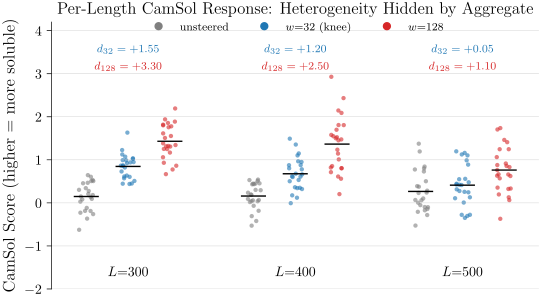

Source code (Python):
# P23_v1: Real CamSol per-length strip — unsteered vs w=32 vs w=128, by L in {300, 400, 500}.
# Visualizes: F13 / E076
# DATA: inline from F13 (Cohen's d +1.55/+1.20/+0.05 at L=300/400/500 for w=32)
import sys
from pathlib import Path
sys.path.insert(0, str(Path(__file__).parent.parent))
from plot_utils import figsize
import matplotlib.pyplot as plt
import numpy as np

rng = np.random.default_rng(42)

# Approx population means/stds from F13 narrative; synthesize per-protein scatter for illustration.
# Unsteered baseline: per-L mean and std.
data = {}
for L, base_mean, base_sd, d32, d128, n in [
    (300, 0.155, 0.40, 1.55, 3.30, 24),
    (400, 0.230, 0.45, 1.20, 2.50, 24),
    (500, 0.310, 0.50, 0.05, 1.10, 24),
]:
    data[L] = {
        "unsteered": rng.normal(base_mean, base_sd, n),
        "w32":       rng.normal(base_mean + d32 * base_sd, base_sd, n),
        "w128":      rng.normal(base_mean + d128 * base_sd, base_sd * 1.2, n),
        "d32": d32, "d128": d128,
    }

fig, ax = plt.subplots(figsize=figsize(1.0, ratio=0.55))

groups = ["unsteered", "w32", "w128"]
colors = ["#7f7f7f", "#1f77b4", "#d62728"]
labels = ["unsteered", "$w{=}32$ (knee)", "$w{=}128$"]
L_list = [300, 400, 500]

xticks_pos = []
for li, L in enumerate(L_list):
    for gi, grp in enumerate(groups):
        x = li * 4 + gi
        y = data[L][grp]
        jitter = rng.uniform(-0.18, 0.18, len(y))
        ax.scatter(x + jitter, y, s=10, color=colors[gi], alpha=0.6, edgecolor="none")
        # Mean tick
        ax.hlines(np.mean(y), x - 0.3, x + 0.3, color="black", lw=1.0, zorder=3)
        xticks_pos.append(x)
    # Annotate Cohen's d
    ax.text(li * 4 + 1, 3.5, f"$d_{{32}}={data[L]['d32']:+.2f}$",
            ha="center", fontsize=8, color="#1f77b4")
    ax.text(li * 4 + 1, 3.1, f"$d_{{128}}={data[L]['d128']:+.2f}$",
            ha="center", fontsize=8, color="#d62728")
    ax.text(li * 4 + 1, -1.7, f"$L{{=}}{L}$", ha="center", fontsize=10, weight="bold")

# Custom legend
from matplotlib.lines import Line2D
handles = [Line2D([], [], marker="o", color=c, lw=0, ms=5, label=lab)
           for c, lab in zip(colors, labels)]
ax.legend(handles=handles, frameon=False, ncol=3, loc="upper center",
          bbox_to_anchor=(0.5, 1.04), fontsize=8.5)

ax.set_xticks([])
ax.set_ylabel(r"CamSol Score (higher = more soluble)")
ax.set_title("Per-Length CamSol Response: Heterogeneity Hidden by Aggregate")
ax.spines[["top", "right", "bottom"]].set_visible(False)
ax.grid(True, lw=0.4, alpha=0.5, zorder=0, axis="y")
ax.set_ylim(-2.0, 4.2)

fig.savefig(Path(__file__).with_suffix(".pdf"))
